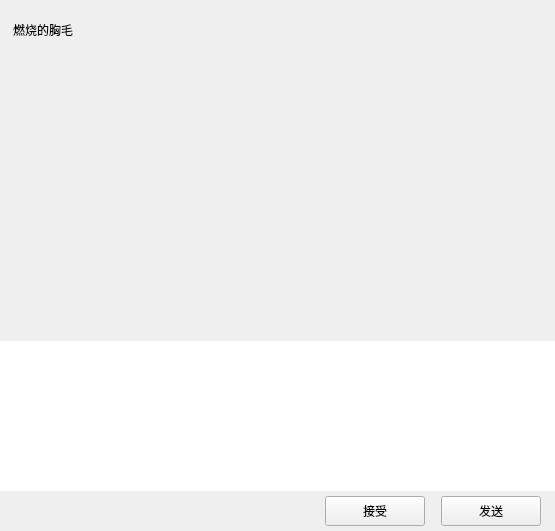
<?xml version="1.0" encoding="UTF-8"?>
<ui version="4.0">
 <class>ChatPage</class>
 <widget class="QWidget" name="ChatPage">
  <property name="geometry">
   <rect>
    <x>0</x>
    <y>0</y>
    <width>555</width>
    <height>531</height>
   </rect>
  </property>
  <property name="windowTitle">
   <string>Form</string>
  </property>
  <layout class="QVBoxLayout" name="verticalLayout">
   <property name="spacing">
    <number>0</number>
   </property>
   <property name="leftMargin">
    <number>0</number>
   </property>
   <property name="topMargin">
    <number>0</number>
   </property>
   <property name="rightMargin">
    <number>0</number>
   </property>
   <property name="bottomMargin">
    <number>0</number>
   </property>
   <item>
    <widget class="QWidget" name="chat_data_wid" native="true">
     <property name="sizePolicy">
      <sizepolicy hsizetype="Expanding" vsizetype="Expanding">
       <horstretch>0</horstretch>
       <verstretch>0</verstretch>
      </sizepolicy>
     </property>
     <layout class="QVBoxLayout" name="verticalLayout_2">
      <property name="spacing">
       <number>0</number>
      </property>
      <property name="leftMargin">
       <number>0</number>
      </property>
      <property name="topMargin">
       <number>0</number>
      </property>
      <property name="rightMargin">
       <number>0</number>
      </property>
      <property name="bottomMargin">
       <number>0</number>
      </property>
      <item>
       <widget class="QWidget" name="title_wid" native="true">
        <property name="minimumSize">
         <size>
          <width>0</width>
          <height>60</height>
         </size>
        </property>
        <property name="maximumSize">
         <size>
          <width>16777215</width>
          <height>60</height>
         </size>
        </property>
        <layout class="QVBoxLayout" name="verticalLayout_3">
         <property name="leftMargin">
          <number>11</number>
         </property>
         <property name="topMargin">
          <number>2</number>
         </property>
         <property name="rightMargin">
          <number>2</number>
         </property>
         <property name="bottomMargin">
          <number>2</number>
         </property>
         <item>
          <widget class="QWidget" name="widget" native="true">
           <layout class="QHBoxLayout" name="horizontalLayout_3">
            <property name="leftMargin">
             <number>2</number>
            </property>
            <property name="topMargin">
             <number>2</number>
            </property>
            <property name="rightMargin">
             <number>2</number>
            </property>
            <property name="bottomMargin">
             <number>2</number>
            </property>
            <item>
             <widget class="QLabel" name="title_lb">
              <property name="text">
               <string>燃烧的胸毛</string>
              </property>
             </widget>
            </item>
           </layout>
          </widget>
         </item>
        </layout>
       </widget>
      </item>
      <item>
       <widget class="ChatView" name="chat_data_list" native="true"/>
      </item>
      <item>
       <widget class="QWidget" name="tool_wid" native="true">
        <property name="minimumSize">
         <size>
          <width>0</width>
          <height>40</height>
         </size>
        </property>
        <property name="maximumSize">
         <size>
          <width>16777215</width>
          <height>40</height>
         </size>
        </property>
        <layout class="QHBoxLayout" name="horizontalLayout_5">
         <property name="leftMargin">
          <number>2</number>
         </property>
         <property name="topMargin">
          <number>2</number>
         </property>
         <property name="rightMargin">
          <number>2</number>
         </property>
         <property name="bottomMargin">
          <number>2</number>
         </property>
         <item>
          <spacer name="horizontalSpacer_7">
           <property name="orientation">
            <enum>Qt::Horizontal</enum>
           </property>
           <property name="sizeType">
            <enum>QSizePolicy::Fixed</enum>
           </property>
           <property name="sizeHint" stdset="0">
            <size>
             <width>5</width>
             <height>20</height>
            </size>
           </property>
          </spacer>
         </item>
         <item>
          <widget class="ClickedLabel" name="emo_lb">
           <property name="minimumSize">
            <size>
             <width>25</width>
             <height>25</height>
            </size>
           </property>
           <property name="maximumSize">
            <size>
             <width>25</width>
             <height>25</height>
            </size>
           </property>
           <property name="text">
            <string/>
           </property>
          </widget>
         </item>
         <item>
          <spacer name="horizontalSpacer_6">
           <property name="orientation">
            <enum>Qt::Horizontal</enum>
           </property>
           <property name="sizeType">
            <enum>QSizePolicy::Fixed</enum>
           </property>
           <property name="sizeHint" stdset="0">
            <size>
             <width>5</width>
             <height>20</height>
            </size>
           </property>
          </spacer>
         </item>
         <item>
          <widget class="ClickedLabel" name="file_lb">
           <property name="minimumSize">
            <size>
             <width>30</width>
             <height>30</height>
            </size>
           </property>
           <property name="maximumSize">
            <size>
             <width>30</width>
             <height>30</height>
            </size>
           </property>
           <property name="text">
            <string/>
           </property>
          </widget>
         </item>
         <item>
          <spacer name="horizontalSpacer_5">
           <property name="orientation">
            <enum>Qt::Horizontal</enum>
           </property>
           <property name="sizeHint" stdset="0">
            <size>
             <width>40</width>
             <height>20</height>
            </size>
           </property>
          </spacer>
         </item>
        </layout>
       </widget>
      </item>
      <item>
       <widget class="MessageTextEdit" name="chatEdit">
        <property name="minimumSize">
         <size>
          <width>0</width>
          <height>150</height>
         </size>
        </property>
        <property name="maximumSize">
         <size>
          <width>16777215</width>
          <height>150</height>
         </size>
        </property>
        <property name="frameShape">
         <enum>QFrame::NoFrame</enum>
        </property>
       </widget>
      </item>
      <item>
       <widget class="QWidget" name="send_wid" native="true">
        <property name="minimumSize">
         <size>
          <width>0</width>
          <height>40</height>
         </size>
        </property>
        <property name="maximumSize">
         <size>
          <width>16777215</width>
          <height>40</height>
         </size>
        </property>
        <layout class="QHBoxLayout" name="horizontalLayout_4">
         <property name="topMargin">
          <number>2</number>
         </property>
         <property name="bottomMargin">
          <number>2</number>
         </property>
         <item>
          <spacer name="horizontalSpacer_2">
           <property name="orientation">
            <enum>Qt::Horizontal</enum>
           </property>
           <property name="sizeHint" stdset="0">
            <size>
             <width>36</width>
             <height>20</height>
            </size>
           </property>
          </spacer>
         </item>
         <item>
          <widget class="ClickedBtn" name="receive_btn">
           <property name="minimumSize">
            <size>
             <width>100</width>
             <height>30</height>
            </size>
           </property>
           <property name="maximumSize">
            <size>
             <width>100</width>
             <height>30</height>
            </size>
           </property>
           <property name="text">
            <string>接受</string>
           </property>
          </widget>
         </item>
         <item>
          <spacer name="horizontalSpacer_3">
           <property name="orientation">
            <enum>Qt::Horizontal</enum>
           </property>
           <property name="sizeType">
            <enum>QSizePolicy::Fixed</enum>
           </property>
           <property name="sizeHint" stdset="0">
            <size>
             <width>10</width>
             <height>20</height>
            </size>
           </property>
          </spacer>
         </item>
         <item>
          <widget class="ClickedBtn" name="send_btn">
           <property name="minimumSize">
            <size>
             <width>100</width>
             <height>30</height>
            </size>
           </property>
           <property name="maximumSize">
            <size>
             <width>100</width>
             <height>30</height>
            </size>
           </property>
           <property name="text">
            <string>发送</string>
           </property>
          </widget>
         </item>
         <item>
          <spacer name="horizontalSpacer_4">
           <property name="orientation">
            <enum>Qt::Horizontal</enum>
           </property>
           <property name="sizeType">
            <enum>QSizePolicy::Fixed</enum>
           </property>
           <property name="sizeHint" stdset="0">
            <size>
             <width>5</width>
             <height>20</height>
            </size>
           </property>
          </spacer>
         </item>
        </layout>
       </widget>
      </item>
     </layout>
    </widget>
   </item>
  </layout>
 </widget>
 <customwidgets>
  <customwidget>
   <class>ClickedBtn</class>
   <extends>QPushButton</extends>
   <header location="global">clickedbtn.h</header>
  </customwidget>
  <customwidget>
   <class>ClickedLabel</class>
   <extends>QLabel</extends>
   <header location="global">clickedlabel.h</header>
  </customwidget>
  <customwidget>
   <class>ChatView</class>
   <extends>QWidget</extends>
   <header location="global">chatview.h</header>
   <container>1</container>
  </customwidget>
  <customwidget>
   <class>MessageTextEdit</class>
   <extends>QTextEdit</extends>
   <header location="global">messagetextedit.h</header>
  </customwidget>
 </customwidgets>
 <resources/>
 <connections/>
</ui>
